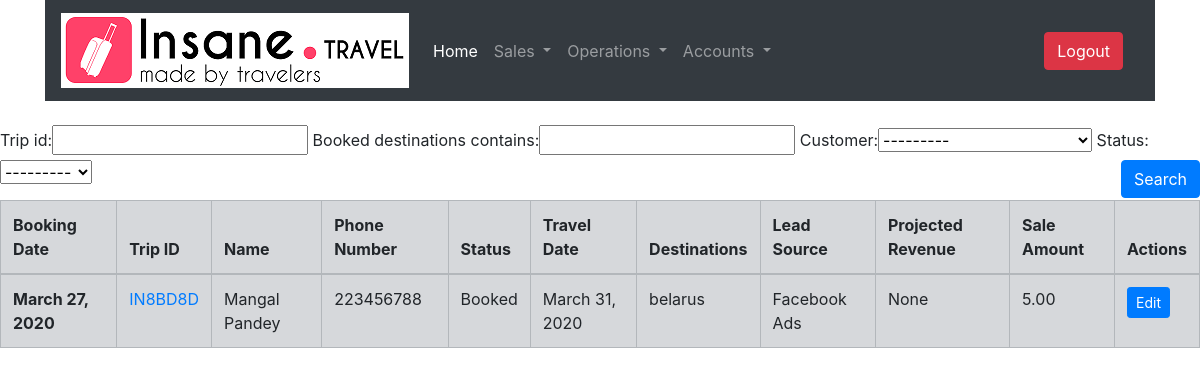
Page /operations/booking/list/ (signed in) on the committed database.
### OperationsApp/models.py (models this page shows, shortened)
class Booking(models.Model):
    status_choices = [
        ('BOOKED', 'Booked'),
        ('TRAVELLED', 'Travelled'),
        ('CLOSED', 'Closed')
    ]
    lead = models.OneToOneField(Lead,related_name='Booking',on_delete=models.PROTECT)
    customer = models.ForeignKey(Customer,related_name='Booking',editable=False,on_delete=models.PROTECT,null=True)
    status = models.CharField(max_length=25,choices=status_choices,default='BOOKED')
    booking_date = models.DateField()
    travel_date = models.DateField()
    booked_destinations = models.CharField(max_length=256)
    sale_amount = models.DecimalField(max_digits=19,decimal_places=2,blank=True,null=True)
    projected_revenue = models.DecimalField(max_digits=19,decimal_places=2,blank=True,null=True)
    actual_revenue = models.DecimalField(max_digits=19,decimal_places=2,blank=True,null=True)
    tcs_amount = models.DecimalField(max_digits=19,decimal_places=2,blank=True,null=True)
    gst_amount = models.DecimalField(max_digits=19,decimal_places=2,blank=True,null=True)
    commission_paid = models.DecimalField(max_digits=19,decimal_places=2,blank=True,null=True)
    trip_id = models.CharField(max_length=10,editable=False)

### SalesApp/models.py (models this page shows, shortened)
class Lead(models.Model):
    lead_source_choices = [
        ('FNF', 'Friends & Family'),
        ('TT', 'Travel Triangle'),
        ('CRF', 'Customer Referral'),
        ('RPC', 'Repeat Customer'),
        ('FBAD','Facebook Ads'),
        ('B2B','B2B'),
        ('WEB','Website / Online Forums'),
    ]
    lead_status_choices = [
        ('NEW', 'New Enquiry'),
        ('QUOTED', 'Quoted'),
        ('BOOKED', 'Booked')
    ]
    customer = models.ForeignKey(Customer,related_name='Leads',on_delete=models.PROTECT)
    destinations = models.CharField(max_length=256)
    lead_source = models.CharField(max_length=256,choices=lead_source_choices,default='FNF')
    lead_source_id = models.CharField(max_length=25,blank=True)
    lead_status = models.CharField(max_length=25,choices=lead_status_choices,default='NEW')
    remarks = models.TextField(blank=True)
    trip_id = models.CharField(max_length=10,editable=False,unique=True,default=get_trip_id)
    creation_date = models.DateField(auto_now=True)

class Customer(models.Model):
    name = models.CharField(max_length=256)
    email = models.EmailField(unique=True)
    phone = models.PositiveIntegerField()
    def __str__(self):
        return self.name

### OperationsApp/views.py (the view)
# urls.py: path('booking/list/',views.BookingListView.as_view(),name='booking_list'),
class BookingListView(LoginRequiredMixin,FilterView):
    template_name = 'OperationsApp/booking_list.html'
    paginate_by = 5
    form_class = BookingForm
    filterset_class = BookingFilter

### OperationsApp/filters.py (called while the page is built)
    @property
    def qs(self):
        parent = super().qs
        return parent.exclude(status='CLOSED')

### SalesApp/templatetags/my_extras.py (called while the page is built)
@register.filter(name='has_group')
def has_group(user, group_name):
    group = Group.objects.get(name=group_name)
    return True if group in user.groups.all() else False

### OperationsApp/templates/OperationsApp/booking_list.html (shortened to what this page needs)
{% extends 'base_staff.html' %}
{% load static %}
{% load bootstrap4 %}
{% load bootstrap_pagination %}
{% load my_extras %}
{% block content %}
  <br>
  <form class="form-group" method="get">
      {{filter.form}}
      <input class="btn btn-primary float-right" type="submit" value='Search' />
  </form>
  <table class="table table-bordered table-hover table-secondary">
  <thead>
    <tr>
      <th scope="col">Booking Date</th>
      <th scope="col">Trip ID</th>
      <th scope="col">Name</th>
      <th scope="col">Phone Number</th>
      <th scope="col">Status</th>
      <th scope="col">Travel Date</th>
      <th scope="col">Destinations</th>
      <th scope="col">Lead Source</th>
      <th scope="col">Projected Revenue</th>
      <th scope="col">Sale Amount</th>
      {% if user|has_group:'Operations' %}<th scope="col">Actions</th>{% endif %}
    </tr>
  </thead>
  <tbody>
    {% for booking in object_list %}
      <tr>
        <th scope="row">{{ booking.booking_date }}</th>
        <td><a href="{% url 'OperationsApp:booking_detail' pk=booking.pk %}">{{ booking.trip_id }}</a></td>
        <td>{{ booking.lead.customer.name }}</td>
        <td>{{ booking.lead.customer.phone }}</td>
        <td>{{ booking.get_status_display }}</td>
        <td>{{ booking.travel_date }}</td>
        <td>{{ booking.booked_destinations }}</td>
        <td>{{ booking.lead.get_lead_source_display }}</td>
        <td>{{ booking.projected_revenue }}</td>
        <td>{{ booking.sale_amount }}</td>
        {%if user|has_group:'Operations' %}
        <td><a href="{% url 'OperationsApp:booking_update' pk=booking.pk %}"><button type="button" class="btn btn-primary btn-sm">Edit</button></a></td>
        {% endif %}
      </tr>
    {% endfor %}
    </tbody>
  </table>
{% endblock %}

### rows in the picture
Booking: booking_date "March 27, 2020", trip_id "IN8BD8D", lead.customer.name "Mangal Pandey", lead.customer.phone "223456788", status "Booked", travel_date "March 31, 2020", booked_destinations "belarus", lead.lead_source "Facebook Ads", projected_revenue "None", sale_amount "5.00"
